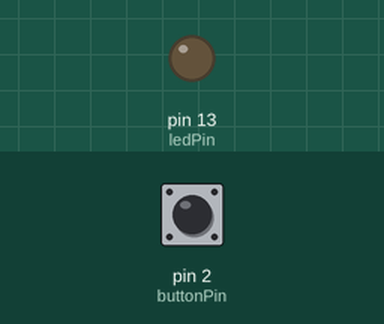
Simulated run of this sketch. Board: Arduino Uno, built with avr-gcc and run on an emulated ATmega328P. Parts: output pins drawn as LEDs (lit = HIGH). The test bench sets the inputs (shaded band); at power-on: pin 2 (buttonPin) HIGH. What the sketch prints to the serial monitor is not drawn.

Above: at 1.2 s.
1.3 s: pin 2 (buttonPin) pulled LOW for 0.15 s
At 1.37 s:
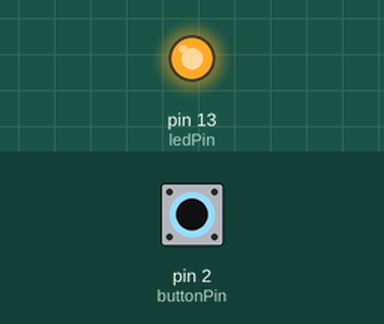
2.9 s: pin 2 (buttonPin) pulled LOW for 3.2 s
At 6.4 s:
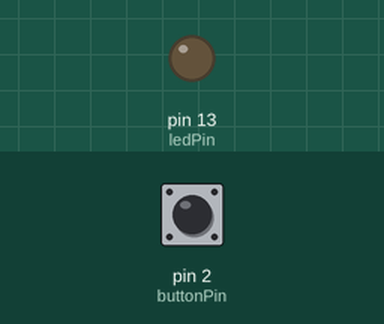
Timing chart, 0 to 7.9 s (numbered marks = the images above; inputs shaded):
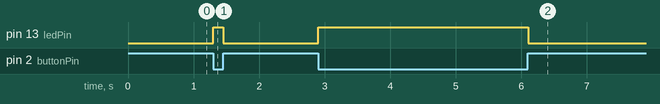

Measured:
- after the input at 1.3 s, pin 13 (ledPin): LOW → HIGH at once, → LOW 0.15 s later
- after the input at 2.9 s, pin 13 (ledPin): LOW → HIGH at once, → LOW 3.2 s later

The sketch:

blink_input_pullup.ino
```cpp
const int buttonPin = 2;
const int ledPin = 13;
int buttonState = 0;

void setup() {
    pinMode(ledPin, OUTPUT);
    pinMode(buttonPin, INPUT_PULLUP);
    Serial.begin(9600);
}

void loop() {
    buttonState = digitalRead(buttonPin);
    if(buttonState == LOW) {
        digitalWrite(ledPin, HIGH);
    } else {
        digitalWrite(ledPin, LOW);
    }
    Serial.println(buttonState);
}
```
